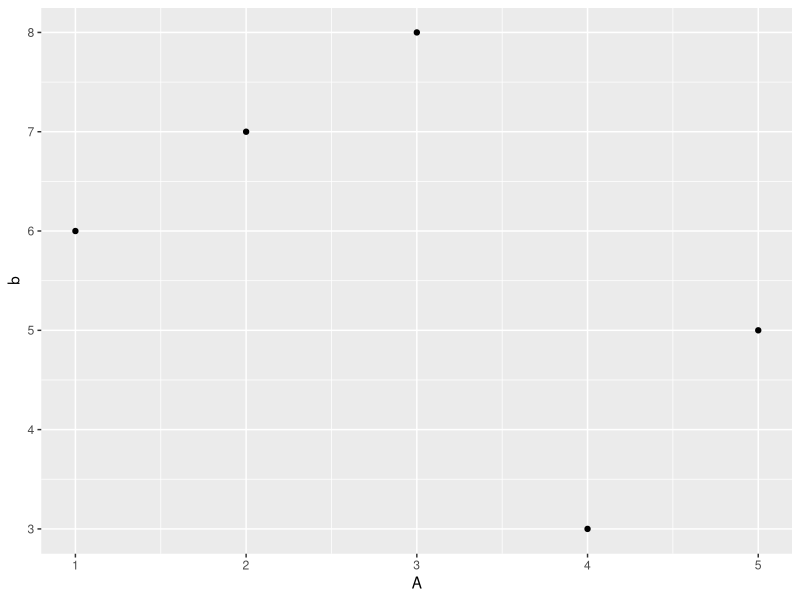
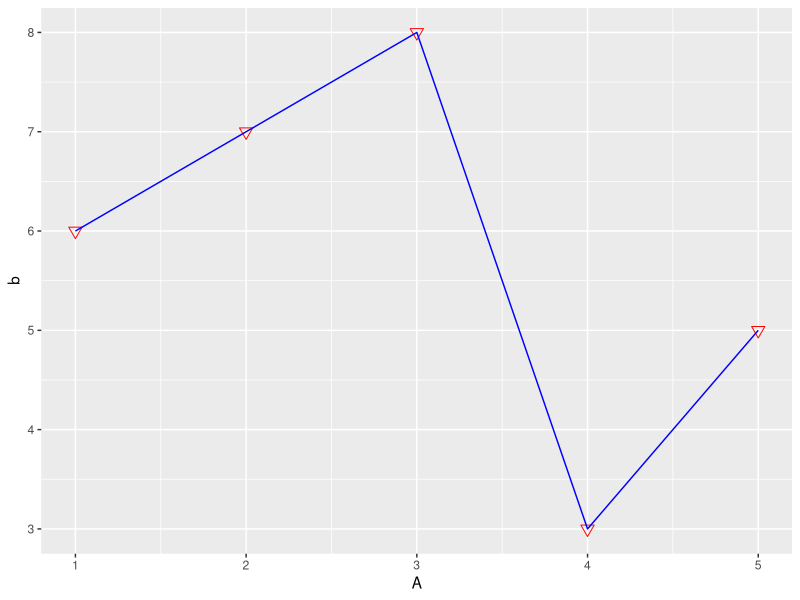
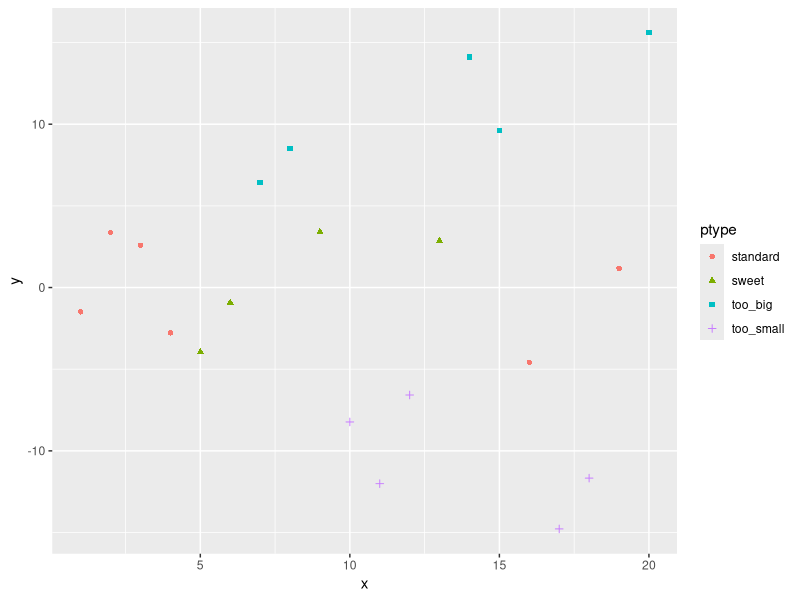
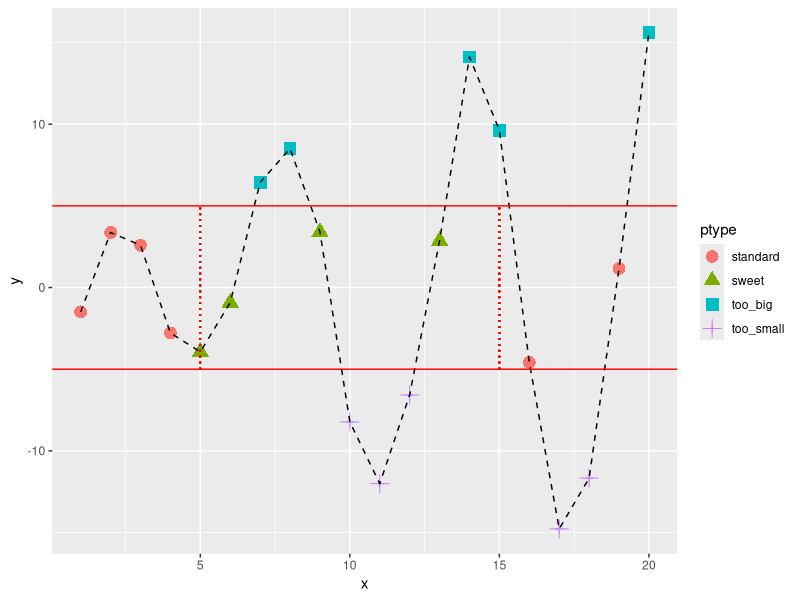
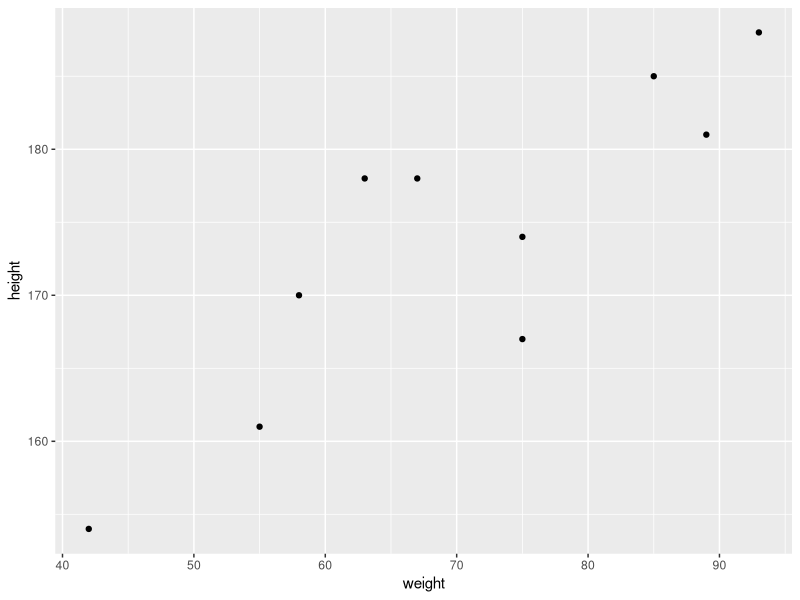
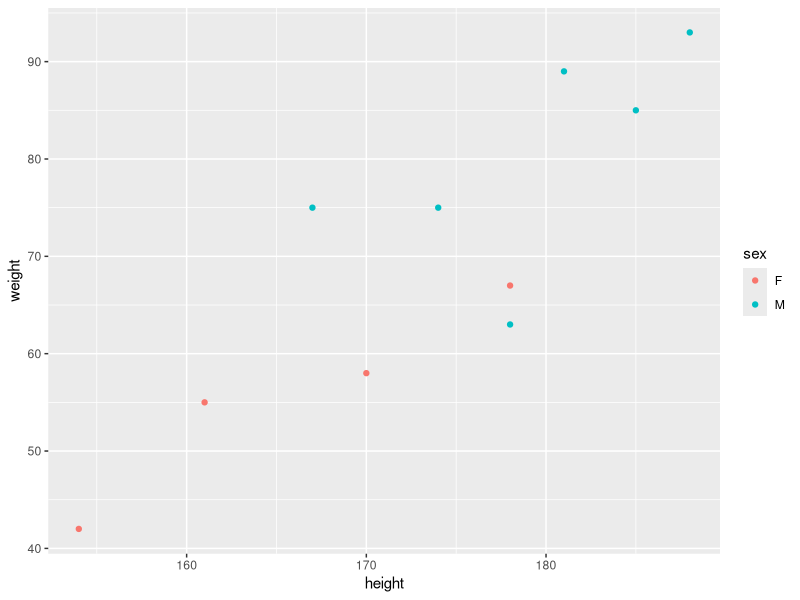

Generate these figures, in order, with R:

install.packages("ggplot2")
library("ggplot2")
A<-c(1,2,3,4,5)
b<-c(6,7,8,3,5)
myplot<-qplot(A,b)
myplot
myplot<-qplot(A,b,geom ="blank")+geom_point(size=3,shape=6,color="red")+geom_line(color="blue",linetype=1)
myplot
x <- 1:20
y <- c(-1.49,3.37,2.59,-2.78,-3.94,-0.92,6.43,8.51,3.41,-8.23,
          -12.01,-6.58,2.87,14.12,9.63,-4.58,-14.78,-11.67,1.17,15.62)
ptype <- rep(NA,length(x=x))
ptype[y>=5] <- "too_big"
ptype[y<=-5] <- "too_small"
ptype[(x>=5&x<=15)&(y>-5&y<5)] <- "sweet"
ptype[(x<5|x>15)&(y>-5&y<5)] <- "standard"
ptype <- factor(x=ptype)
ptype
qplot(x,y,color=ptype,shape=ptype)
qplot(x,y,color=ptype,shape=ptype) + geom_point(size=4) +
  geom_line(mapping=aes(group=1),color="black",lty=2) +
  geom_hline(mapping=aes(yintercept=c(-5,5)),color="red") +
  geom_segment(mapping=aes(x=5,y=-5,xend=5,yend=5),color="red",lty=3) +
  geom_segment(mapping=aes(x=15,y=-5,xend=15,yend=5),color="red",lty=3)

#With the following data, create a plot of weight on the x-axis and height on the y-axis. Use different point characters or colors to
#distinguish between males and females and provide a matching
#legend. Label the axes and give the plot a title.
#Weight (kg) Height (cm) Sex
weight<-c(55,85,75,42,93,63,58,75,89,67)
height<-c(161,185,174,154,188,178,170,167,181,178)
sex<-c("F","M","M","F","M","M","F","M","M","F")
dataframe<-data.frame(weight,height,sex)
dataframe
qplot(weight,height)
B<-ggplot(dataframe,aes(main="scatter plot for weiht against height",x=height, y=weight,colour=sex))
B + geom_point()
